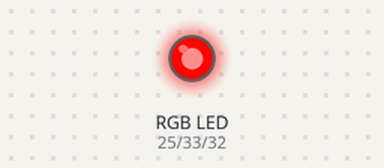
The sketch below on a simulated ESP32. Parts: an RGB LED mixed from three pins (HIGH = lit). Dim RGB values are drawn brighter than linear.

Above: at 0.05 s.
At 0.95 s:
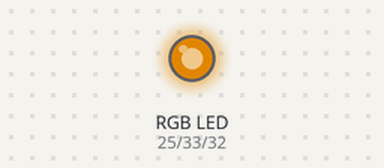
At 1.8 s:
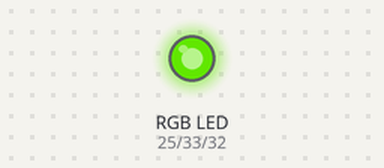
At 3.6 s:
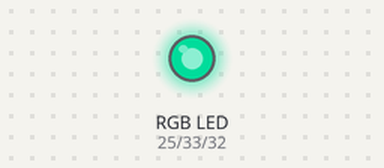
At 5.35 s:
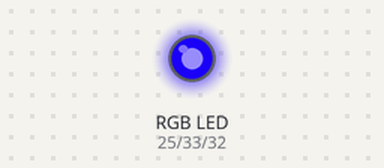
At 7.15 s:
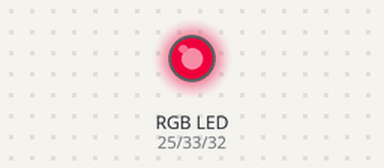
Timing chart, 0 to 10.0 s (numbered marks = the images above):
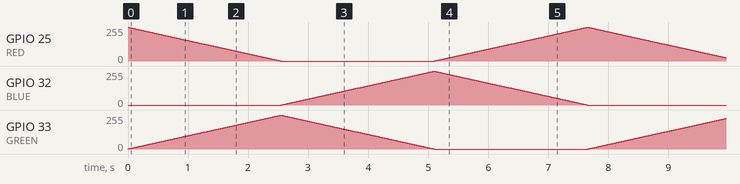

The sketch:

project4.ino
```cpp
#define RED 25
#define GREEN 33
#define BLUE 32
#define RED_PWM_CHANNEL 0
#define GREEN_PWM_CHANNEL 1
#define BLUE_PWM_CHANNEL 2
#define RESOLUTION 8
#define FREQUENCY 5000
#define DELAY_TIME 10

void setup() {
    ledcSetup(RED_PWM_CHANNEL, FREQUENCY, RESOLUTION);
    ledcSetup(GREEN_PWM_CHANNEL, FREQUENCY, RESOLUTION);
    ledcSetup(BLUE_PWM_CHANNEL, FREQUENCY, RESOLUTION);
    ledcAttachPin(RED, RED_PWM_CHANNEL);
    ledcAttachPin(GREEN, GREEN_PWM_CHANNEL);
    ledcAttachPin(BLUE, BLUE_PWM_CHANNEL);
}

void loop() {
    cycleColors(RED_PWM_CHANNEL, GREEN_PWM_CHANNEL);
    cycleColors(GREEN_PWM_CHANNEL, BLUE_PWM_CHANNEL);
    cycleColors(BLUE_PWM_CHANNEL, RED_PWM_CHANNEL);
}

void cycleColors(int decreseColor, int increaseColor) {
    int currenColorValue = 255;
    int nextColorValue = 0;
    for(int i = 0; i < 255; i += 1) {
        currenColorValue -= 1;
        nextColorValue += 1;
        ledcWrite(decreseColor, currenColorValue);
        ledcWrite(increaseColor, nextColorValue);
        delay(DELAY_TIME);
    }
}

// More info @ https://randomnerdtutorials.com/esp32-pwm-arduino-ide/
```
